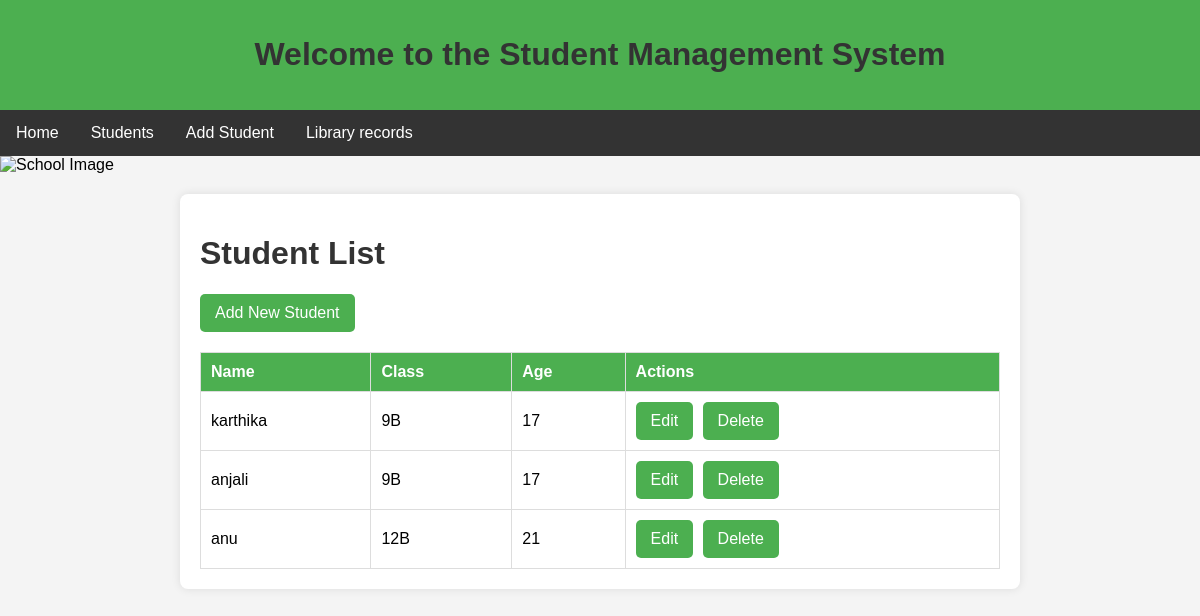
The page /student/ on the database its author committed.
### school/models.py (models this page shows, shortened)
class Student(models.Model):
    name = models.CharField(max_length=100)
    age = models.IntegerField()
    student_class = models.CharField(max_length=50)

### school/views.py (the view)
# urls.py: path('student/', student_list, name='student_list'),
def student_list(request):
    students = Student.objects.all()
    return render(request, 'student_list.html', {'students': students})

### Templates/student_list.html (shortened to what this page needs)
{% load static %}
<!DOCTYPE html>
<html lang="en">
<head>
</head>
<body>
    <header>
        <h1>Welcome to the Student Management System</h1>
    </header>
    <nav>
        <ul>
            <li><a href="{% url 'home' %}">Home</a></li>
            <li><a href="{% url 'student_list' %}">Students</a></li>
            <li><a href="{% url 'add_student' %}">Add Student</a></li>
            <li><a href="{% url 'library_history_list' %}">Library records</a></li>
        </ul>
    </nav>
    <img class="banner" src="{% static 'images/img1.jpg' %}" alt="School Image">
    <div class="container">
        <h1>Student List</h1>
        <a class="button" href="{% url 'add_student' %}">Add New Student</a>
        <table>
            <thead>
                <tr>
                    <th>Name</th>
                    <th>Class</th>
                    <th>Age</th>
                    <th>Actions</th>
                </tr>
            </thead>
            <tbody>
                {% for student in students %}
                    <tr>
                        <td>{{ student.name }}</td>
                        <td>{{ student.student_class }}</td>
                        <td>{{ student.age }}</td>
                        <td>
                            <a href="{% url 'edit_student' student.id %}" class="button">Edit</a>
                            <a href="{% url 'delete_student' student.id %}" class="button" onclick="return confirm('Are you sure you want to delete this student?');">Delete</a>
                        </td>
                    </tr>
                {% endfor %}
            </tbody>
        </table>
    </div>
</body>
</html>

### Templates/student_list.html (style rules this page uses)
body { font-family: Arial, sans-serif; margin: 0; padding: 0; background-color: #f4f4f4; }
header { background-color: #4CAF50; color: white; padding: 15px 0; text-align: center; }
nav { background-color: #333; overflow: hidden; }
nav ul { list-style-type: none; padding: 0; margin: 0; }
nav ul li { float: left; }
nav ul li a { display: block; color: white; text-align: center; padding: 14px 16px; text-decoration: none; }
.container { max-width: 800px; margin: 20px auto; padding: 20px; background: white; border-radius: 8px; box-shadow: 0 0 10px rgba(0, 0, 0, 0.1); }
h1 { color: #333; }
table { width: 100%; border-collapse: collapse; margin-top: 20px; }
table, th, td { border: 1px solid #ddd; }
th, td { padding: 10px; text-align: left; }
th { background-color: #4CAF50; color: white; }
img.banner { max-width: 100%; height: auto; display: block; margin: 0 auto 20px; }
.button { background-color: #4CAF50; color: white; padding: 10px 15px; text-decoration: none; border-radius: 5px; display: inline-block; margin-right: 5px; }

### rows shown on the page
Student: name "karthika", student_class "9B", age "17"
Student: name "anjali", student_class "9B", age "17"
Student: name "anu", student_class "12B", age "21"
